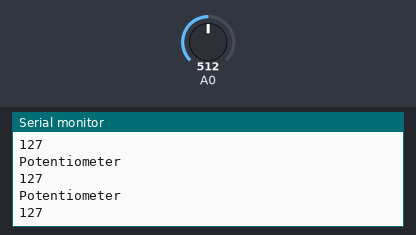
Bench run of a sketch on a simulated Arduino Uno, built with avr-gcc and run on an emulated ATmega328P. On the bench: the last lines printed to the serial monitor. The test bench sets the inputs (shaded band); at power-on: A0 = 512.

Above: at 1.2 s.
1.3 s: A0 set to 716
At 1.41 s:
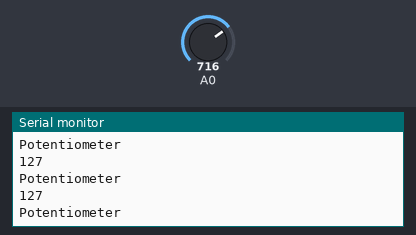
2.8 s: A0 set to 900
At 2.81 s:
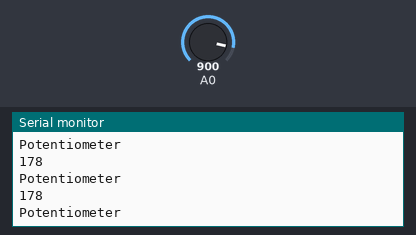
Timing chart, 0 to 5.8 s (numbered marks = the images above; inputs shaded):
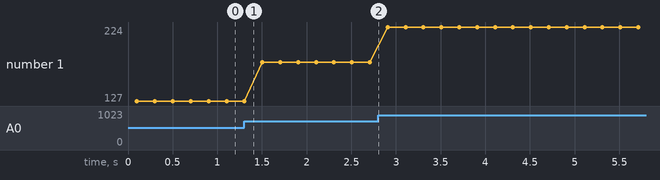

Measured:
- plotted number 1: 127 → 178 after the input at 1.3 s, 178 → 224 after the input at 2.8 s

The sketch:

serial-pot.ino
```cpp
void setup() {
  Serial.begin(9600); // initialize serial communications
}

void loop() {
  // read the input pin:
  int potentiometer = analogRead(A0);
  // remap the pot value to fit in 1 byte:
  int mappedPot = map(potentiometer, 0, 1023, 0, 255);
  // print it out the serial port:
  Serial.println("Potentiometer");
  delay(100);
  Serial.println(mappedPot);
  // slight delay to stabilize the ADC:
  delay(100);


//  int button = digitalRead(4);
//
//  Serial.println("Button");
//  delay(100);
//  Serial.println(button);
//  delay(100);
//
}
```
